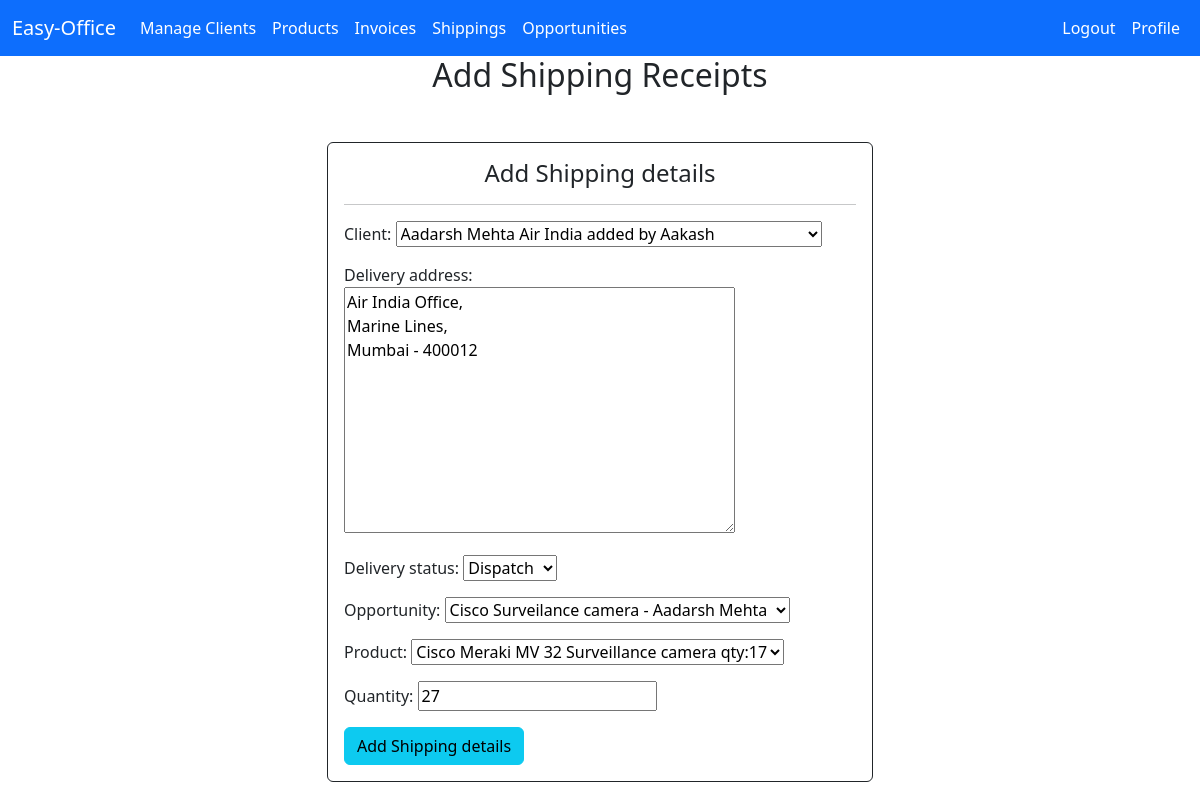
/shippings/edit/5/ (signed in), run on the app's committed database.
### crm/models.py (models this page shows, shortened)
class Shipping_Receipt(models.Model):
    DELIVERY_STATUS=[('pending','Pending'),
                     ('dispatch','Dispatch'),
                     ('delivered','Delivered'),
                     ]
    client=models.ForeignKey(Client,on_delete=models.CASCADE)
    date=models.DateField(auto_now_add='True')
    delivery_address=models.TextField()
    delivery_status = models.CharField(max_length=10, choices=DELIVERY_STATUS, default='pending')
    date_added=models.DateField(auto_now_add=True,null=True,blank=True)
    added_by=models.ForeignKey(User, on_delete=models.CASCADE,null=True,blank=True)
    opportunity = models.ForeignKey(Opportunity, on_delete=models.CASCADE, null=True, blank=True)
    product=models.ForeignKey(Product,on_delete=models.CASCADE,null=True, blank=True)
    quantity = models.PositiveIntegerField(default=1)  # Quantity being shipped

### crm/views.py (the view)
# urls.py: path('shippings/edit/<int:shipping_id>/', views.edit_shipping, name='edit_shipping'),
@login_required
def edit_shipping(request, shipping_id):
    user = request.user
    shipping = Shipping_Receipt.objects.get(id=shipping_id)
    if user == shipping.added_by:
        if request.method == 'POST':
            form = Shipping_Form(request.POST, instance=shipping)
            if form.is_valid():
                form.save()
                return redirect('shippings')  # Redirect to the shippings page after editing
        else:
            form = Shipping_Form(instance=shipping)
        return render(request, 'crm/shipping_form.html', {'form': form})
    else:
        return render(request, 'crm/unauthorised.html')  # Unauthorized access page

### crm/forms.py
class Shipping_Form(forms.ModelForm):
    class Meta:
        model=Shipping_Receipt
        fields = ['client', 'delivery_address', 'delivery_status','opportunity','product','quantity']  # Exclude 'added_by' and 'date'

### crm/models.py (called while the page is built)
    def __str__(self):
        return f"{self.name} {self.company} added by {self.added_by}"

    def __str__(self):
        return f"{self.product_name} qty:{self.product_qty}"

    def __str__(self):
        return f"{self.opportunity_name} - {self.client.name}"

### crm/templates/crm/shipping_form.html (shortened to what this page needs)
{% extends "crm/base.html" %}
{% block content %}
  <h2 style="text-align: center;">Add Shipping Receipts</h2>
  <div class="container">
    <div class="row mt-5 justify-content-center">
        <div class="col-md-6 ">
            <div class="card custom-card-blue border border-dark">
                <div class="card-body">
                <h4 class="card-title" style="text-align: center;">Add Shipping details</h4>
                <hr>
                <form method="POST">
                    {{ form.as_p }}
                    <input class="btn btn-info" type="submit" value="Add Shipping details">
                </form>
              </div>
            </div>
        </div>
    </div>
</div>
{% endblock %}

### data on the page
Shipping_Receipt: client "Aadarsh Mehta Air India added by Aakash", delivery_address "Air India Office, Marine Lines, Mumbai - 400012", delivery_status "Dispatch", opportunity "Cisco Surveilance camera - Aadarsh Mehta", product "Cisco Meraki MV 32 Surveillance camera qty:17", quantity "27"
